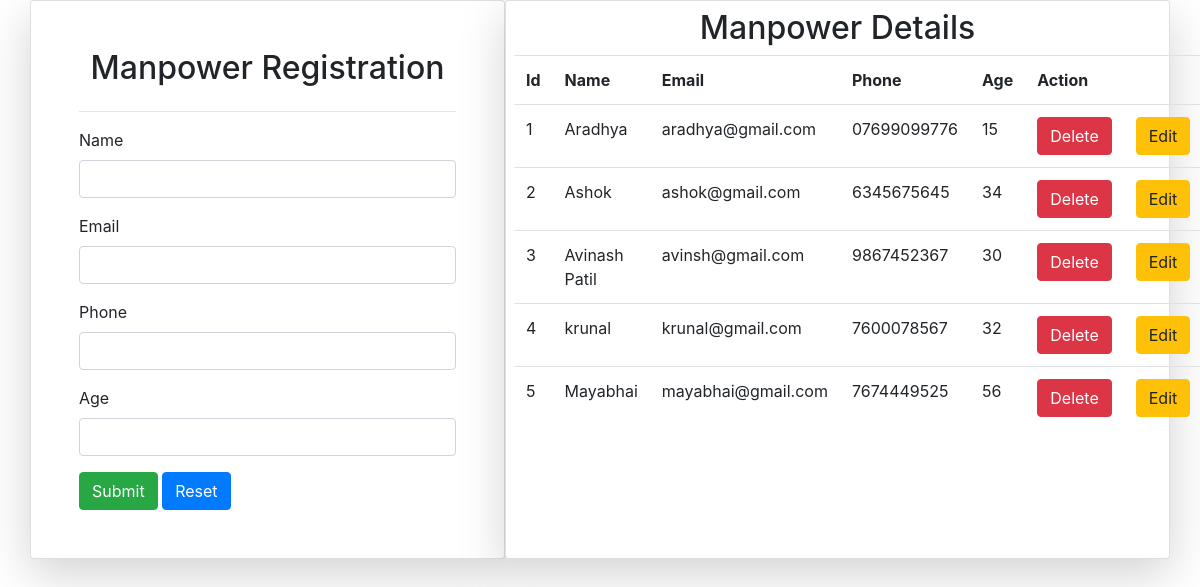
The page / on the database its author committed.
### myapp/models.py (models this page shows)
class manpower(models.Model):
    uname = models.CharField(max_length=20)
    email= models.CharField(max_length=50)
    phone= models.CharField(max_length=20)
    age = models.CharField(max_length=10)

### myapp/views.py (the view)
# urls.py: path("",index,name= "index"),
def index (request):
    userdata = manpower.objects.all()
    return render(request,"index.html",{"userdata":userdata})

### Template/index.html (shortened to what this page needs)
<!DOCTYPE html>
<html lang="en">
<head>
    <link rel="stylesheet" href="https://cdn.jsdelivr.net/npm/bootstrap@4.3.1/dist/css/bootstrap.min.css"
>
</head>
<body>
    <div class="container">
        <div class="row">
            <div class="col-md-5 card p-5 shadow-lg">
                <h2 align="center">Manpower Registration</h2>
                <hr>
                <form action="{%url 'addmanpower'%}" method="post">
                    <div class="form-group">
                        <label for="uname">Name</label>
                        <input type="text" name="uname" id="uname" class="form-control" value="{{data.uname}}">
                    </div>
                    <div class="form-group">
                        <label for="email">Email</label>
                        <input type="text" name="email" id="email" class="form-control" value="{{data.email}}">
                    </div>
                    <div class="form-group">
                        <label for="phone">Phone</label>
                        <input type="text" name="phone" id="phone" class="form-control" value="{{data.phone}}">
                    </div>
                    <div class="form-group">
                        <label for="age">Age</label>
                        <input type="text" name="age" id="age" class="form-control" value="{{data.age}}">
                    </div>
                    <input type="submit" class="btn btn-success">
                    <input type="reset" class="btn btn-primary">
                </form>
            </div>
            <div class="col-md-7 card p-2 shadow-lg">
                <h2 align="center">Manpower Details</h2>
                <table class="table">
                    <tr>
                        <th>Id</th>
                        <th>Name</th>
                        <th>Email</th>
                        <th>Phone</th>
                        <th>Age</th>
                        <th colspan="2">Action</th>
                    </tr>
                    {%for data in userdata%}
                    <tr>
                        <td>{{forloop.counter}}</td>
                        <td>{{data.uname}}</td>
                        <td>{{data.email}}</td>
                        <td>{{data.phone}}</td>
                        <td>{{data.age}}</td>
                        <td><a href="{%url 'delete' data.id%}" class="btn btn-danger">Delete</a></td>
                        <td><a href="{%url 'edit' data.id%}" class="btn btn-warning">Edit</a></td>
                    </tr>
                    {%endfor%}
                </table>
            </div>
        </div>
    </div>
</body>
</html>

### rows shown on the page
manpower: uname "Aradhya", email "aradhya@gmail.com", phone "07699099776", age "15"
manpower: uname "Ashok", email "ashok@gmail.com", phone "6345675645", age "34"
manpower: uname "Avinash Patil", email "avinsh@gmail.com", phone "9867452367", age "30"
manpower: uname "krunal", email "krunal@gmail.com", phone "7600078567", age "32"
manpower: uname "Mayabhai", email "mayabhai@gmail.com", phone "7674449525", age "56"
